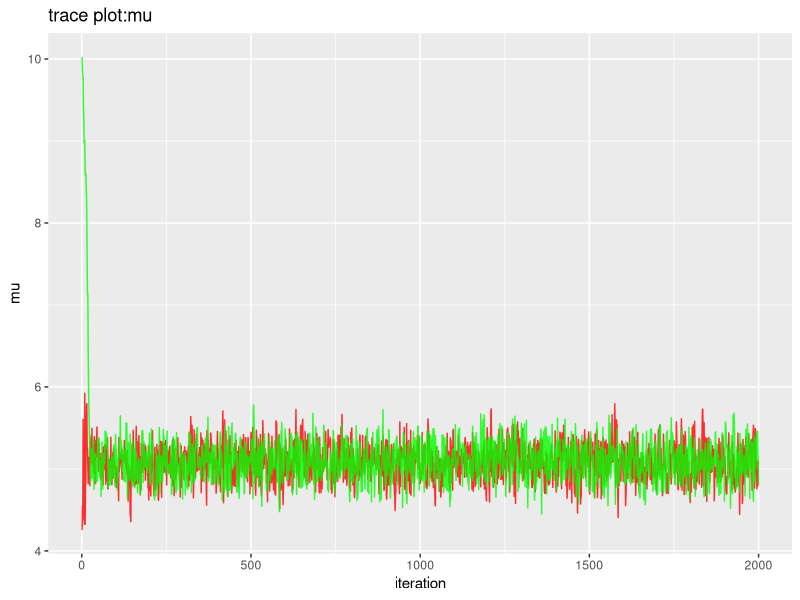
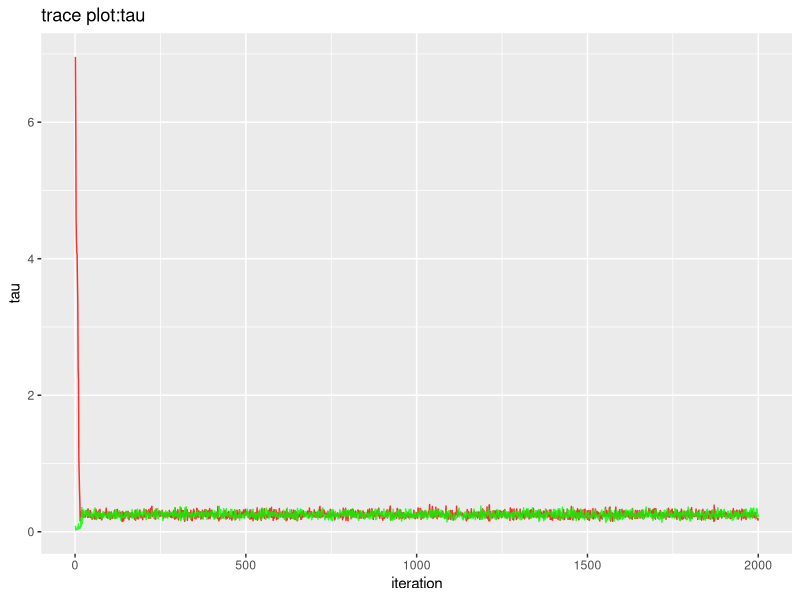
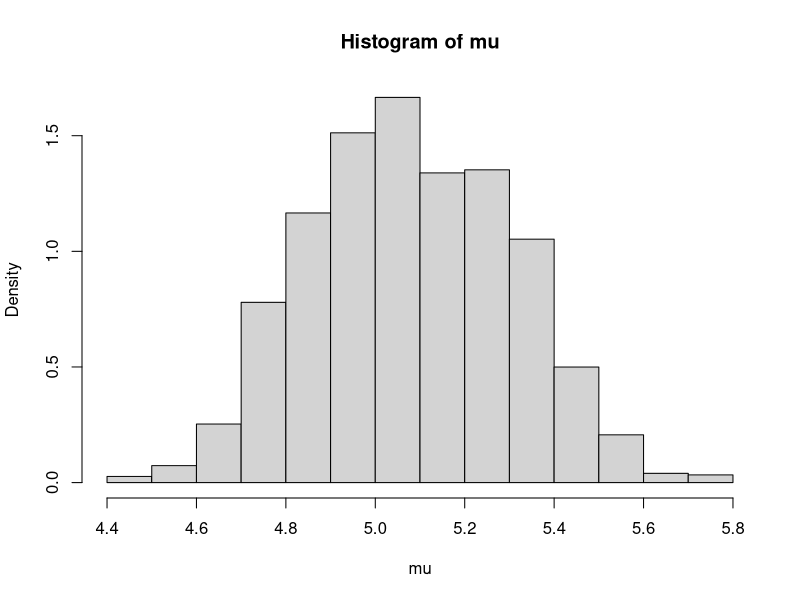
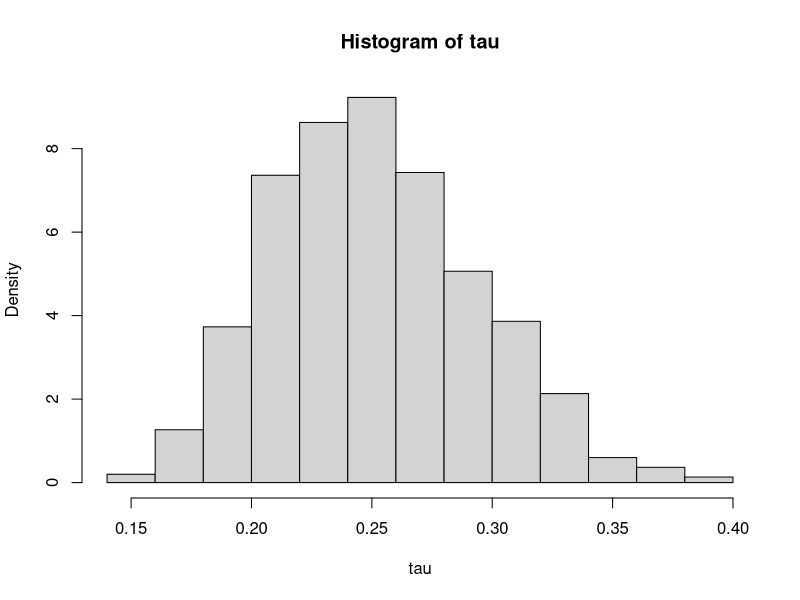

These figures' R source, in order:
library(ggplot2)

set.seed(30027)
x = rnorm(100, 5, 2)

logpiparam <- function(mu, tau, data) {
  prior = log(1 / tau)
  likelihood = sum(dnorm(data, mu, sqrt(1/tau),log = TRUE))
  return(prior + likelihood)
}


mh <- function(n, data, mu=1, tau=1) {
  samples = list(mu=numeric(n), tau=numeric(n));
  xbar = mean(data)
  m = length(data)
  
  for (i in 1:n) {
    while (TRUE) {
      mu_  = rnorm(1, mu, sqrt(tau))
      tau_ = rgamma(1, 5*tau, 5)
      qtop = dnorm(mu, mu_, sqrt(tau_), log = TRUE) + dgamma(tau, 5*tau_, 5, log = TRUE)
      qbot = dnorm(mu_, mu, sqrt(tau), log = TRUE) + dgamma(tau_, 5*tau, 5, log = TRUE)
      p = exp(qtop + logpiparam(mu_, tau_, data) - (qbot + logpiparam(mu, tau, data)))
      if (p > runif(1)) {
        mu = mu_
        tau = tau_
        break
      }
    }
    
    samples$mu[i] = mu
    samples$tau[i] = tau
  }
  return(samples)
}

N = 2000
res1 = mh(N, x, 0.1, 10)
res2 = mh(N, x, 10, 0.1)

df = data.frame(x = 1:N, mu1=res1$mu, tau1=res1$tau, mu2=res2$mu, tau2=res2$tau)

(ggplot(df, aes(x)) + geom_line(aes(y=mu1), colour="red", alpha=0.8) + 
  geom_line(aes(y=mu2), colour="green", alpha=0.8) + 
  xlab('iteration') + ylab('mu')+ggtitle('trace plot:mu'))


(ggplot(df, aes(x)) + geom_line(aes(y=tau1), colour="red", alpha=0.8) + 
  geom_line(aes(y=tau2), colour="green", alpha=0.8) + 
  xlab('iteration') + ylab('tau')+ggtitle('trace plot:tau'))

# (c)
mu = sort(df$mu1[c(500:length(df$mu1))])
tau = sort(df$tau1[c(500:length(df$tau1))])

hist(mu, probability = TRUE)
(mean(mu))
quantile(mu, c(0.05,0.95))

hist(tau, probability = TRUE)
(mean(tau))
quantile(tau, c(0.05,0.95))
